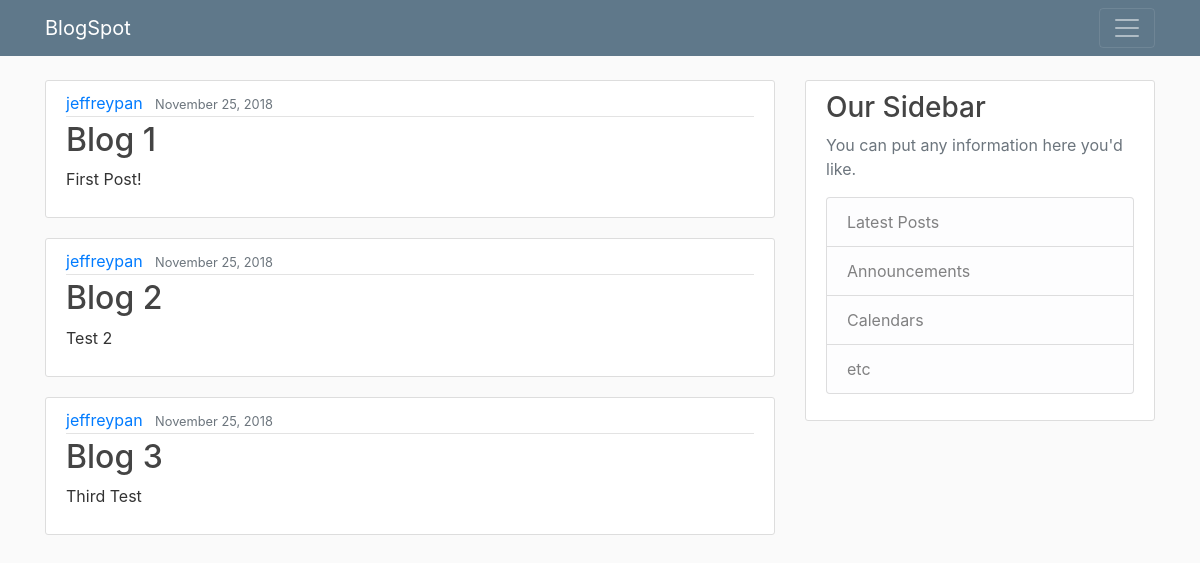
The page / on the database its author committed.
### blog/models.py (models this page shows, shortened)
class Post(models.Model):
	title = models.CharField(max_length=100)
	content = models.TextField()
	date_posted = models.DateTimeField(default=timezone.now)
	author = models.ForeignKey(User,on_delete=models.CASCADE)

### blog/views.py (the view)
# urls.py: path('', views.home, name="blog-home"),
def home(request):
	context = {
		'posts' : Post.objects.all()
	}
	return render(request, 'blog/home.html', context)

### blog/templates/blog/home.html
{% extends "blog/base.html" %}
{% block content %}
	{% for post in posts %}
		<article class="media content-section">
		  <div class="media-body">
		    <div class="article-metadata">
		      <a class="mr-2" href="#">{{ post.author }}</a>
		      <small class="text-muted">{{ post.date_posted|date:"F d, Y" }}</small>
		    </div>
		    <h2><a class="article-title" href="#">{{ post.title }}</a></h2>
		    <p class="article-content">{{ post.content }}</p>
		  </div>
		</article>
	{% endfor %}
{% endblock content %}

### blog/templates/blog/base.html (shortened to what this page needs)
{% load static %}
<!DOCTYPE html>
<html>
 <head>
    <link rel="stylesheet" href="https://maxcdn.bootstrapcdn.com/bootstrap/4.0.0/css/bootstrap.min.css">
    <link rel="stylesheet" type="text/css" href="{% static 'blog/main.css' %}">
</head>
<body>
	<header class="site-header">
	  <nav class="navbar navbar	-expand-md navbar-dark bg-steel fixed-top">
	    <div class="container">
	      <a class="navbar-brand mr-4" href="/">BlogSpot</a>
	      <button class="navbar-toggler" type="button" data-toggle="collapse" data-target="#navbarToggle" aria-controls="navbarToggle	" aria-expanded="false" aria-label="Toggle navigation">
	      <span class="navbar-toggler-icon"></span>
	      </button>
	    </div>
	  </nav>
	</header>
	<main role="main" class="container">
	  <div class="row">
	    <div class="col-md-8">
	      {% block content %}{% endblock %}
	    </div>
	    <div class="col-md-4">
	      <div class="content-section">
	        <h3>Our Sidebar</h3>
	        <p class='text-muted'>You can put any information here you'd like.
	          <ul class="list-group">
	            <li class="list-group-item list-group-item-light">Latest Posts</li>
	            <li class="list-group-item list-group-item-light">Announcements</li>
	            <li class="list-group-item list-group-item-light">Calendars</li>
	            <li class="list-group-item list-group-item-light">etc</li>
	          </ul>
	        </p>
	      </div>
	    </div>
	  </div>
	</main>
</body>
</html>

### blog/static/blog/main.css (style rules this page uses)
body { background: #fafafa; color: #333333; margin-top: 5rem; }
h1, h2, h3, h4, h5, h6 { color: #444444; }
ul { margin: 0; }
.bg-steel { background-color: #5f788a; }
.content-section { background: #ffffff; padding: 10px 20px; border: 1px solid #dddddd; border-radius: 3px; margin-bottom: 20px; }
.article-title { color: #444444; }
.article-content { white-space: pre-line; }
.article-metadata { padding-bottom: 1px; margin-bottom: 4px; border-bottom: 1px solid #e3e3e3 }

### rows shown on the page
Post: author "jeffreypan", date_posted "November 25, 2018", title "Blog 1", content "First Post!"
Post: author "jeffreypan", date_posted "November 25, 2018", title "Blog 2", content "Test 2"
Post: author "jeffreypan", date_posted "November 25, 2018", title "Blog 3", content "Third Test"
